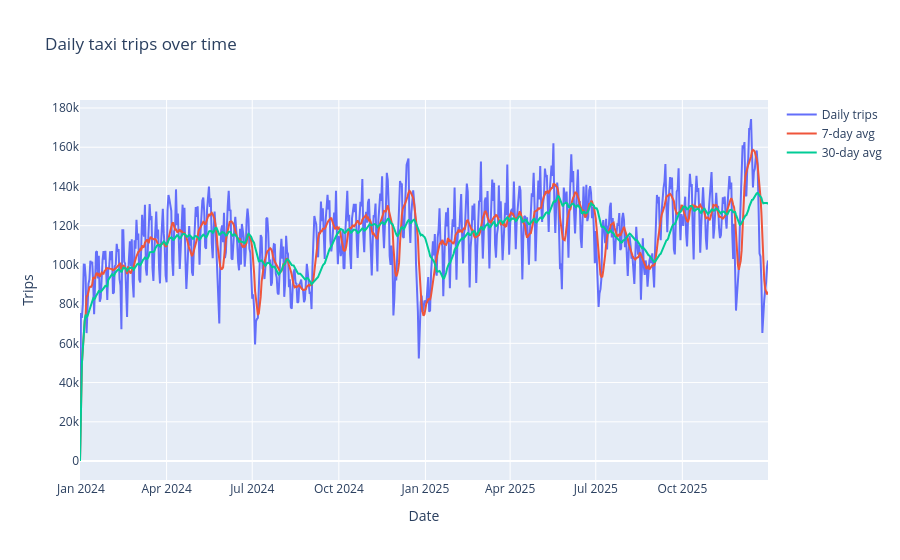

The notebook cell this image was saved under:
### Code cell
daily = (
    taxi.groupby("pickup_date", as_index=False)
    .agg(
        total_trips=("trip_count", "sum"),
        total_fare=("total_fare_amount", "sum"),
        avg_median_pace=("median_pace_min_per_mile", "mean"),
        avg_median_duration=("median_trip_duration_min", "mean"),
    )
    .sort_values("pickup_date")
)

daily["trips_7d_avg"] = daily["total_trips"].rolling(7, min_periods=1).mean()
daily["trips_30d_avg"] = daily["total_trips"].rolling(30, min_periods=1).mean()

fig = go.Figure()
fig.add_trace(go.Scatter(x=daily["pickup_date"], y=daily["total_trips"], mode="lines", name="Daily trips"))
fig.add_trace(go.Scatter(x=daily["pickup_date"], y=daily["trips_7d_avg"], mode="lines", name="7-day avg"))
fig.add_trace(go.Scatter(x=daily["pickup_date"], y=daily["trips_30d_avg"], mode="lines", name="30-day avg"))

fig.update_layout(
    title="Daily taxi trips over time",
    xaxis_title="Date",
    yaxis_title="Trips",
    hovermode="x unified"
)

fig.show()

### Figure 1 — Plotly figure (JSON) as saved in the notebook; plotly's stock layout.template omitted (floating-point values rounded to 4 significant figures; data arrays with more than 128 entries replaced by an {"elided": "..."} marker saying what was removed)
{"data": [{"mode": "lines", "name": "Daily trips", "type": "scatter", "x": {"elided": "732 str values"}, "y": {"elided": "732 int values"}}, {"mode": "lines", "name": "7-day avg", "type": "scatter", "x": {"elided": "732 str values"}, "y": {"elided": "732 float values"}}, {"mode": "lines", "name": "30-day avg", "type": "scatter", "x": {"elided": "732 str values"}, "y": {"elided": "732 float values"}}], "layout": {"hovermode": "x unified", "title": {"text": "Daily taxi trips over time"}, "xaxis": {"title": {"text": "Date"}}, "yaxis": {"title": {"text": "Trips"}}}}
